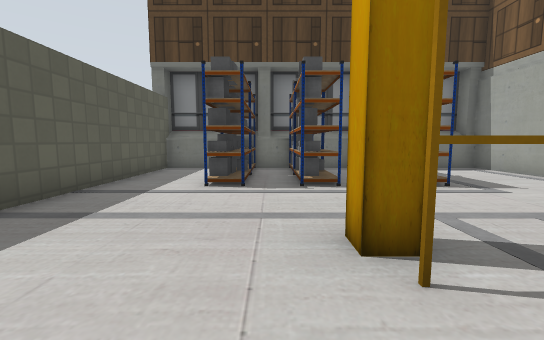
[1] (above)

15 first-person views from a walk through a robot-simulator world made for Gazebo. The camera is 0.94 m above the floor, tilts 6° down and sees 90° across. The floor is counted in squares, 1 m on a side. Each view is taken from the middle of a square. On the plan, view 1 faces up. The plan holds only what a view shows up to about 11 squares ahead; the rest is blank. Gazebo's built-in surfaces are drawn with simple patterns. Some surface patterns are stand-ins.

[2]
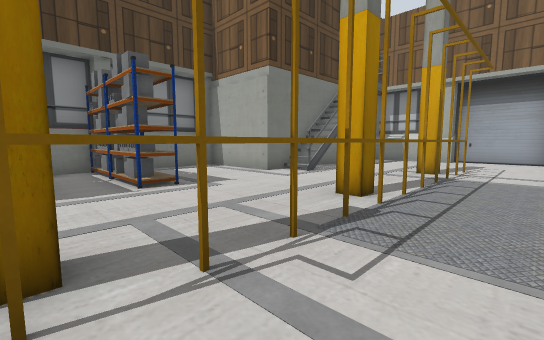

[3]
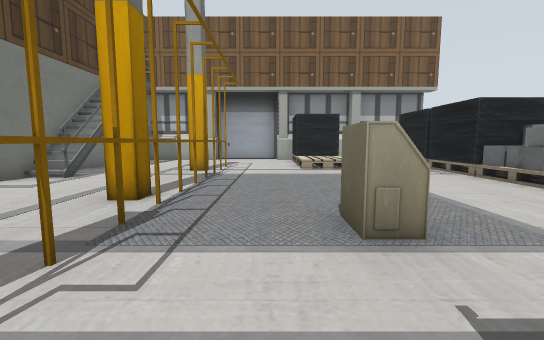

[4]
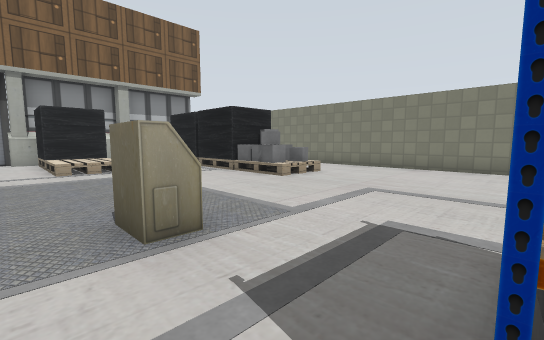

[5]
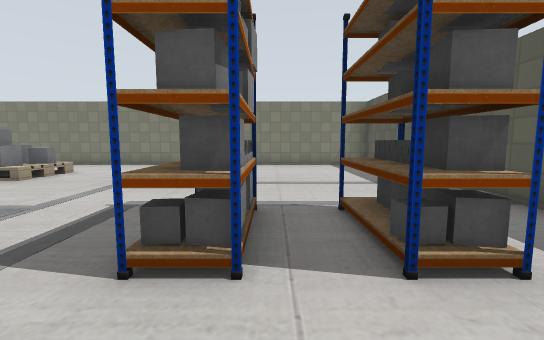

[6]
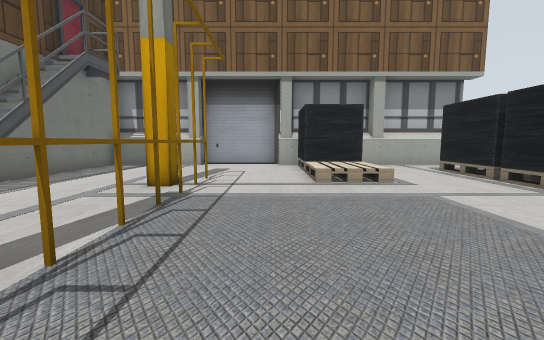

[7]
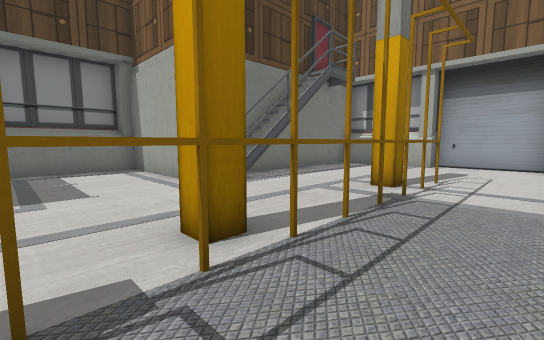

[8]
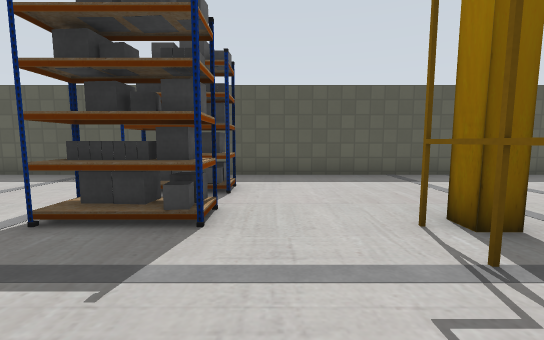

[9]
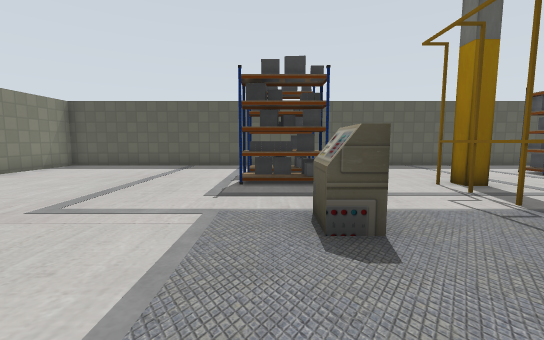

[10]
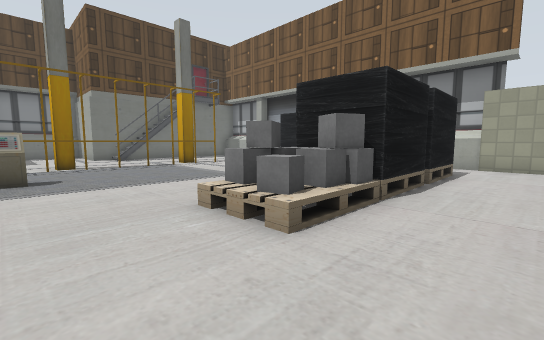

[11]
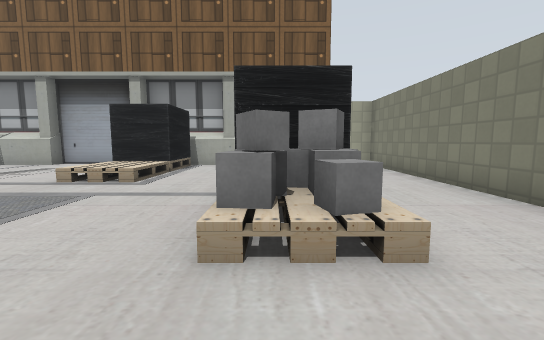

[12]
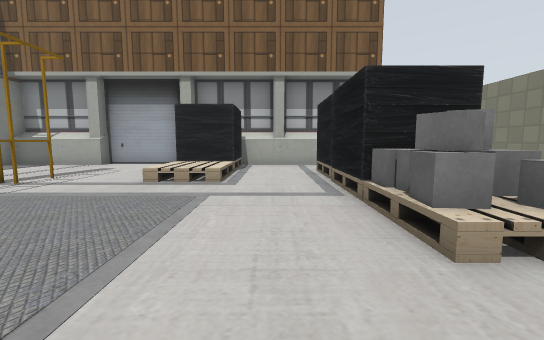

[13]
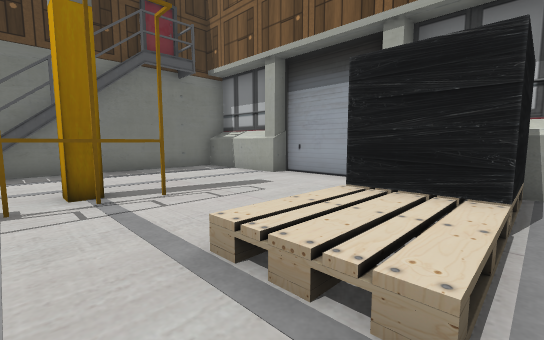

[14]
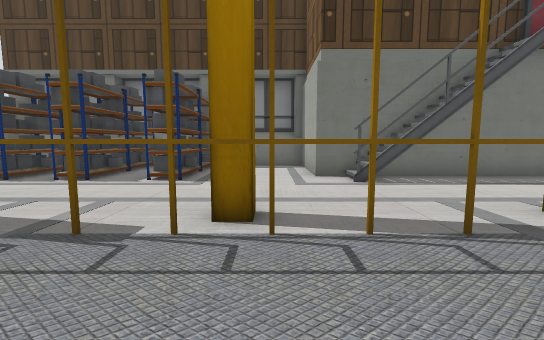

[15]
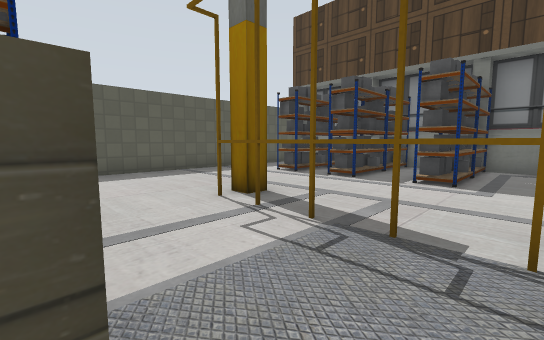

### Floor plan
Key: @ floor where view 1 was taken; # wall or solid block; . floor; / step, stairs or slope; = window, fence, low wall or low ledge; P yellow post; T thing the floor can be seen under or through.
Columns run from 4 left of view 1 to 16 right of it. Each row starts with its distance up from view 1.
 10 ############
  9 #..#.#.#...#
  8 #..#.#.#...#
  7 #..#.#.#...#########
  6 #..#.#.#..../##....#
  5 #...........#......#
  4 #..................##
  3 #..................##
  2 #....PPPPPPPPPPP....#
  1 #...................#
  0 #...@...............#
 -1 #.TTTT..=.....=====##
 -2 #.TTTT........==#= #
 -3 #..............====#
 -4 #..................#
 -5 #..................#
 -6 #.........=##=##=#.#
 -7 #.........=####=##.#
 -8 #..................#
 -9 #..................#
-10 ####################

Positions as (right, up) in squares from view 1, and headings:
1: (0, 0), facing up
2: (1, 0), facing up-right
3: (1, 0), facing right
4: (1, 0), facing down-right
5: (0, 1), facing down
6: (4, 0), facing right
7: (4, 0), facing up-right
8: (4, 0), facing left
9: (7, -2), facing left
10: (4, -9), facing up-right
11: (4, -6), facing right
12: (4, -4), facing right
13: (9, -3), facing up-right
14: (6, -1), facing up
15: (5, -1), facing up-left
